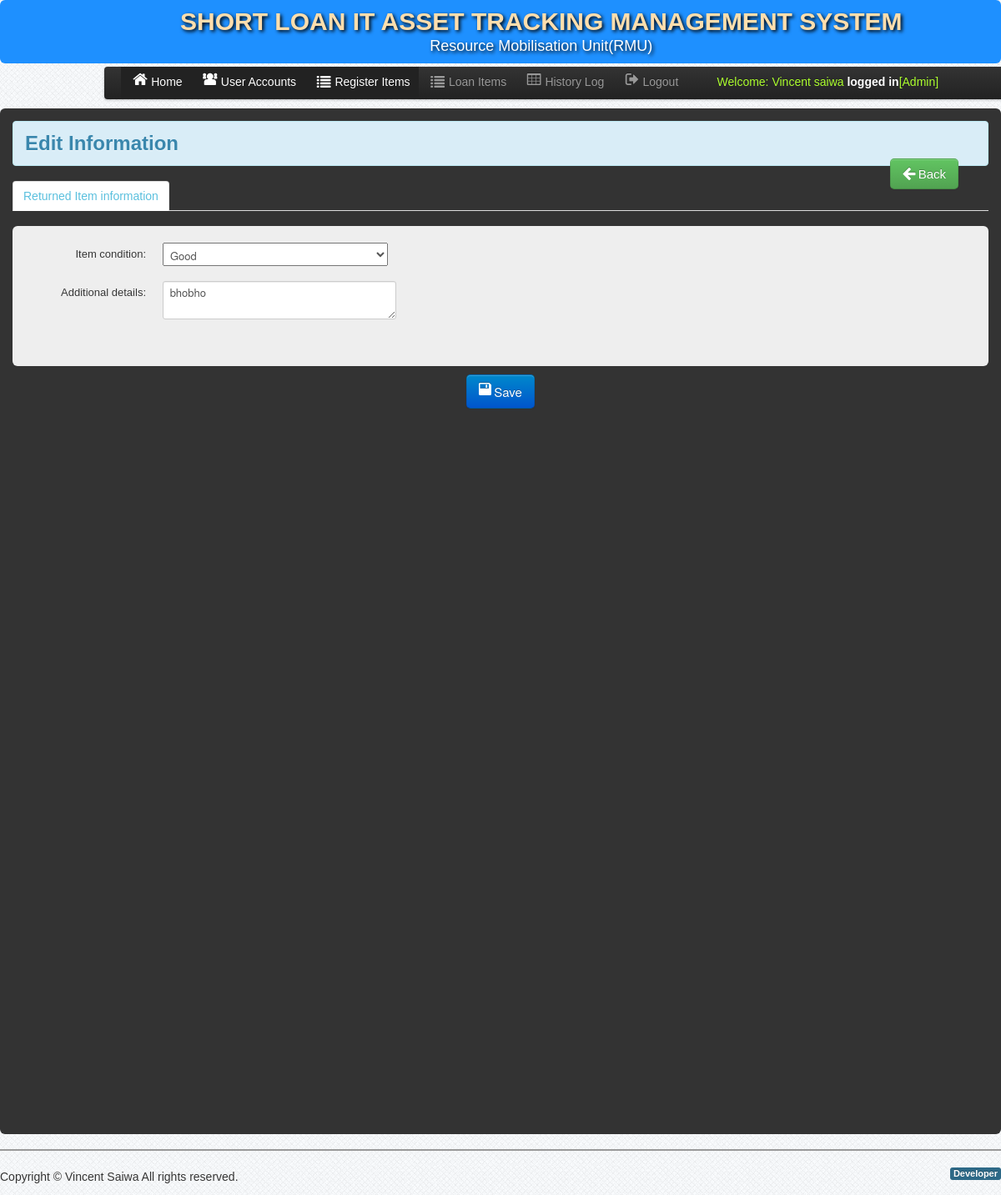
/Admin/edit_returned_item.php?id=89 (signed in), run on the app's committed database.
### tables this page shows
CREATE TABLE `user` (
  `User_id` int(11) NOT NULL,
  `index_no` int(34) NOT NULL,
  `UserName` varchar(50) NOT NULL,
  `Password` varchar(50) NOT NULL,
  `fullname_user` varchar(200) NOT NULL,
  `User_Type` varchar(50) NOT NULL,
  `date_registered` varchar(200) NOT NULL,
  `registered_by` varchar(200) NOT NULL,
  `status` varchar(34) NOT NULL
);

CREATE TABLE `returned_by` (
  `returned_id` int(11) NOT NULL,
  `item_condition` varchar(34) NOT NULL,
  `comment` varchar(100) NOT NULL,
  `employeeID` int(11) NOT NULL,
  `witness_id` varchar(255) NOT NULL,
  `User_id` varchar(3) NOT NULL,
  `date_returned` varchar(233) NOT NULL,
  `returned` varchar(233) NOT NULL
);

### Admin/session.php (called while the page is built, shortened)
<?php
$id_session=$_SESSION['User_id'];
?>

### Admin/add_edit_returned_item.php (the view, shortened to what this page needs)
<div class="row-fluid">
    <div class="span12">
        <div class="row-fluid">
            <div class="span6">
            <?php
                $edit_query=mysqli_query($conn,"select * from returned_by where returned_id='$get_id'")or die(mysqli_error());
                $row=mysqli_fetch_array($edit_query);
            ?>
                <div class="form-horizontal">
                    <fieldset>
                            <div class="control-group">
                            <label class="control-label" for="input01">Item condition:</label>
                            <div class="controls">
                                <select name="item_condition" class="input-xlarge" id="input01" required autocomplete="off" autofocus="on" >
                                    <option><?php echo  $row['item_condition']; ?></option>
                                </select>
                            </div>
                        </div>
                        <div class="control-group">
                            <label class="control-label" for="input01">Additional details:</label>
                            <div class="controls">
                                <textarea name="comment"  class="input-xlarge" id="input01" required autocomplete="off"  > <?php echo  $row['comment']; ?></textarea>
                            </div>
                        </div>
                    </fieldset>
                </div>
            </div>
            </div>
        </div>
    </div>
                        </div>

### Admin/links.php (shortened to what this page needs)
<ul class="nav">
                        <li>
                            <li class="active"><a href="home.php"><i class="icon-home icon-large"></i>Home</a></li>
                            <li class="active"><a href="user_account.php"><i class="icon-group icon-large"></i>User Accounts</a></li>
                            <li class="active"><a href="emp_add.php"><i class="icon-list icon-large"></i>Register Items</a></li>
                        </li>
                        <li><a href="returned_item_details.php"><i class="icon-list icon-large"></i>Loan Items</a></li>
                        <li><a href="history_log.php"><i class="icon-table icon-large"></i>History Log</a></li>
                        <li><a id="logout" data-toggle="modal" href="#myModal"><i class="icon-signout icon-large"></i>Logout</a></li>
                        <li><a id="welcome" data-toggle="modal" href="#"><i class="icon-large"></i><?php
                            $user_query=mysqli_query($conn,"select *  from user where User_id='$id_session'")or die(mysqli_error());
                                    $row=mysqli_fetch_array($user_query);
                                        echo 'Welcome:'." ".$row['fullname_user']." "."<b style='color:white;'>logged in</b>"."[".$row['User_Type']."]";
                            ?>
                        </a></li>
                    </ul>

### css/style.css (style rules this page uses)
* { margin:0; padding:0; }
body { font-family:"Trebuchet MS", "Myriad Pro", Arial, sans-serif; font-size:14px; background: #fff url(../img/bg.png) repeat top left; color:#333; text-shadow:0px 0px 0px #fff;; }
a { color:#777; }

### Admin/links.php (style rules this page uses)
#welcome { color: greenyellow; margin-right: -55%; }

### data on the page
user: fullname_user "Vincent saiwa", User_Type "Admin"
returned_by: item_condition "Good", comment "bhobho"
